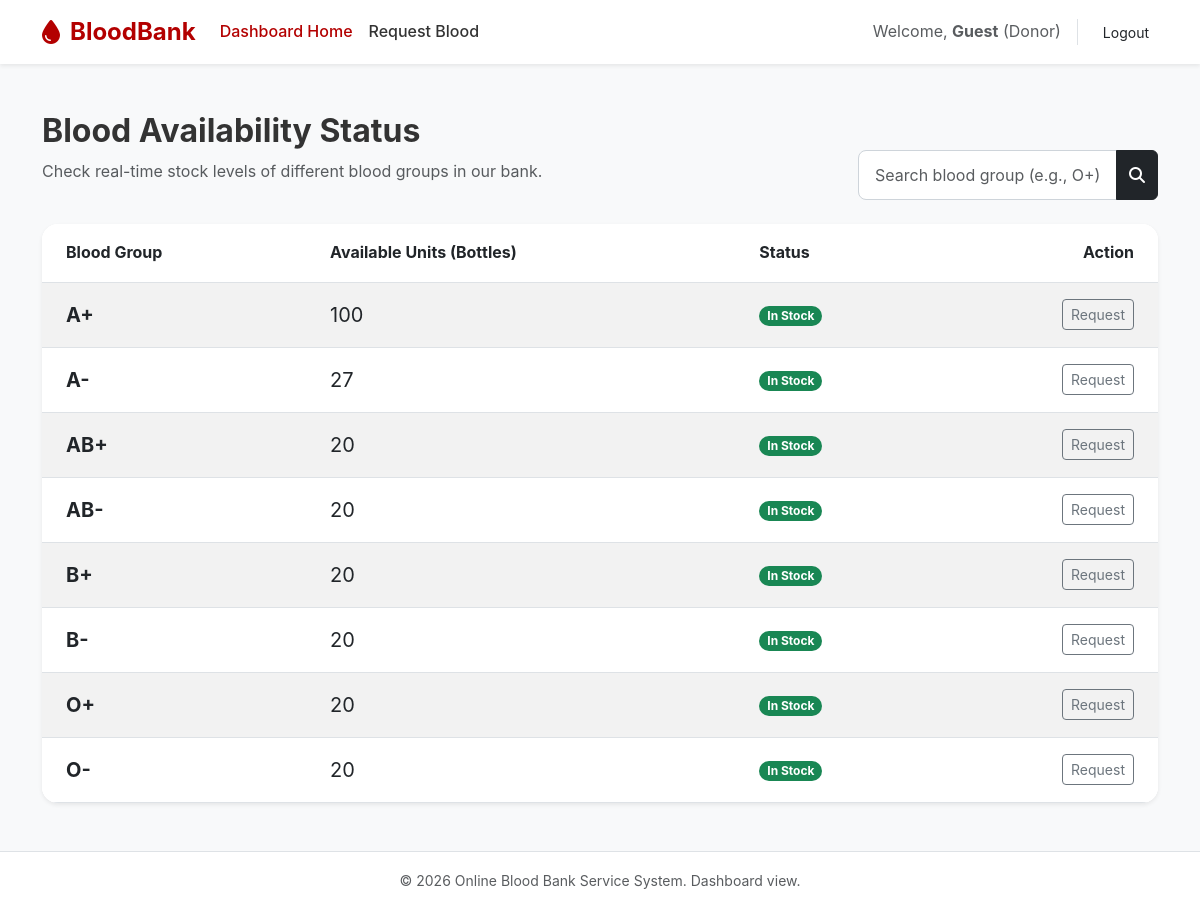
The page /available.php (signed in) on the database its author committed.
### tables this page shows
CREATE TABLE `blood_availability` (
  `id` int(11) NOT NULL,
  `blood_type` varchar(5) NOT NULL,
  `quantity` int(11) NOT NULL DEFAULT 0
);

### available.php (the view, shortened to what this page needs)
<?php
require_once 'conn.php';
$search_query = "";
$query = "SELECT * FROM blood_availability $search_query ORDER BY blood_type ASC";
$result = $conn->query($query);
?>
<!DOCTYPE html>
<html lang="en">
<head>
    <link href="https://cdn.jsdelivr.net/npm/bootstrap@5.3.0/dist/css/bootstrap.min.css" rel="stylesheet">
    <link rel="stylesheet" href="assets/css/style.css">
    <link rel="stylesheet" href="https://cdnjs.cloudflare.com/ajax/libs/font-awesome/6.4.0/css/all.min.css">
</head>
<body class="bg-light d-flex flex-column min-vh-100">
    <nav class="navbar navbar-expand-lg bg-white shadow-sm mb-5">
        <div class="container">
            <a class="navbar-brand" href="index.php"><i class="fa-solid fa-droplet"></i> BloodBank</a>
            <div class="collapse navbar-collapse" id="navDashboard">
                <ul class="navbar-nav me-auto">
                    <li class="nav-item"><a class="nav-link active" href="available.php">Dashboard Home</a></li>
                    <li class="nav-item"><a class="nav-link" href="request.php">Request Blood</a></li>
                </ul>
                <div class="d-flex align-items-center">
                    <span class="text-muted me-3 border-end pe-3">
    Welcome,
    <strong><?php echo $_SESSION['fullname'] ?? "Guest"; ?></strong>
    (<?php echo isset($_SESSION['role']) ? ucfirst($_SESSION['role']) : "Guest"; ?>)
</span>
                    <a href="logout.php" class="btn btn-red btn-sm">Logout</a>
                </div>
            </div>
        </div>
    </nav>
    <div class="container flex-grow-1">
        <div class="row mb-4 align-items-end">
            <div class="col-md-6">
                <h2 class="section-title mb-0">Blood Availability Status</h2>
                <p class="text-muted mt-2">Check real-time stock levels of different blood groups in our bank.</p>
            </div>
            <div class="col-md-6 text-md-end mt-3 mt-md-0">
                <form action="available.php" method="GET" class="d-flex justify-content-md-end">
                    <div class="input-group" style="max-width: 300px;">
                        <input type="text" class="form-control" name="search" placeholder="Search blood group (e.g., O+)" value="<?php echo isset($_GET['search']) ? htmlspecialchars($_GET['search']) : ''; ?>">
                        <button class="btn btn-dark" type="submit"><i class="fa-solid fa-magnifying-glass"></i></button>
                    </div>
                </form>
            </div>
        </div>
        <div class="card border-0 shadow-sm rounded-4 overflow-hidden mb-5">
            <div class="card-body p-0">
                <div class="table-responsive">
                    <table class="table table-hover table-striped mb-0 align-middle">
                        <thead class="bg-primary-red text-white">
                            <tr>
                                <th class="py-3 px-4">Blood Group</th>
                                <th class="py-3 px-4">Available Units (Bottles)</th>
                                <th class="py-3 px-4">Status</th>
                                <th class="py-3 px-4 text-end">Action</th>
                            </tr>
                        </thead>
                        <tbody>
                            <?php
                            if ($result->num_rows > 0) {
                                while($row = $result->fetch_assoc()) {
                                    $status = "In Stock";
                                    $badge = "badge bg-success";
                            ?>
                            <tr>
                                <td class="py-3 px-4 fw-bold fs-5 text-primary-red"><?php echo $row['blood_type']; ?></td>
                                <td class="py-3 px-4 fs-5"><?php echo $row['quantity']; ?></td>
                                <td class="py-3 px-4"><span class="<?php echo $badge; ?> px-2 py-1 rounded-pill"><?php echo $status; ?></span></td>
                                <td class="py-3 px-4 text-end">
                                    <a href="request.php?bg=<?php echo urlencode($row['blood_type']); ?>" class="btn btn-sm btn-outline-secondary <?php echo ($row['quantity'] == 0) ? 'disabled' : ''; ?>">
                                        Request
                                    </a>
                                </td>
                            </tr>
                            <?php
                                }
                            } else {
                                echo "<tr><td colspan='4' class='text-center py-4 text-muted'>No records found matching your search.</td></tr>";
                            }
                            ?>
                        </tbody>
                    </table>
                </div>
            </div>
        </div>
    </div>
    <footer class="bg-white py-3 border-top mt-auto">
        <div class="container text-center text-muted">
            <small>&copy; 2026 Online Blood Bank Service System. Dashboard view.</small>
        </div>
    </footer>
</body>
</html>

### assets/css/style.css (style rules this page uses)
:root { --primary-color: #b30000; --primary-hover: #8a0000; --secondary-color: #ffffff; --accent-color: #f4f6f9; --text-dark: #333333; --text-light: #777777; --success: #28a745; --warning: #ffc107; --danger: #dc3545; }
* { margin: 0; padding: 0; box-sizing: border-box; }
body { font-family: 'Inter', 'Segoe UI', Tahoma, Geneva, Verdana, sans-serif; background-color: var(--accent-color); color: var(--text-dark); line-height: 1.6; }
h1, h2, h3, h4, h5, h6 { font-weight: 700; margin-bottom: 0.5rem; }
a { text-decoration: none; color: var(--primary-color); transition: color 0.3s ease; }
.navbar { background-color: var(--secondary-color); box-shadow: 0 2px 10px rgba(0,0,0,0.1); position: sticky; top: 0; z-index: 1000; }
.navbar-brand { color: var(--primary-color) !important; font-weight: bold; font-size: 1.5rem; display: flex; align-items: center; gap: 10px; }
.nav-link { color: var(--text-dark) !important; font-weight: 500; position: relative; }
.nav-link:hover, .nav-link.active { color: var(--primary-color) !important; }
.nav-link::after { content: ''; position: absolute; width: 0; height: 2px; background: var(--primary-color); bottom: 0; left: 0; transition: width 0.3s ease; }
.card { border: none; border-radius: 12px; box-shadow: 0 4px 15px rgba(0,0,0,0.05); transition: transform 0.3s ease, box-shadow 0.3s ease; background: rgba(255, 255, 255, 0.95); backdrop-filter: blur(10px); }
.form-control { border-radius: 8px; padding: 0.75rem 1rem; border: 1px solid #ced4da; }
footer { background-color: #222; color: #ccc; padding: 3rem 0 1rem; }

### rows shown on the page
blood_availability: blood_type "A+", quantity "100", status "In Stock"
blood_availability: blood_type "A-", quantity "27", status "In Stock"
blood_availability: blood_type "AB+", quantity "20", status "In Stock"
blood_availability: blood_type "AB-", quantity "20", status "In Stock"
blood_availability: blood_type "B+", quantity "20", status "In Stock"
blood_availability: blood_type "B-", quantity "20", status "In Stock"
blood_availability: blood_type "O+", quantity "20", status "In Stock"
blood_availability: blood_type "O-", quantity "20", status "In Stock"

### other values the page prints
$_SESSION['fullname'] "Guest"
$_SESSION['role'] "Donor"
